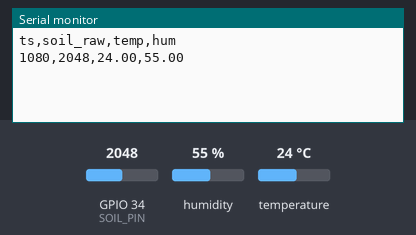
A program run on a simulated ESP32. Shown: the last lines printed to the serial monitor. The test bench sets the inputs (shaded band); at power-on: humidity 55 %, GPIO 34 (SOIL_PIN) = 2048, temperature 24 °C.

Above: at 2.2 s.
2.3 s: humidity set to 22 %
At 12.0 s:
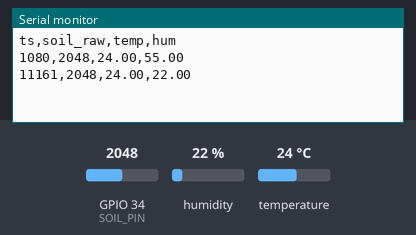
12.3 s: GPIO 34 (SOIL_PIN) set to 2866
At 22.0 s:
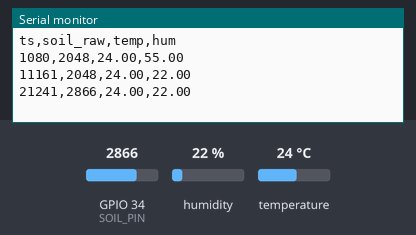
22.3 s: temperature set to 12 °C
At 32.1 s:
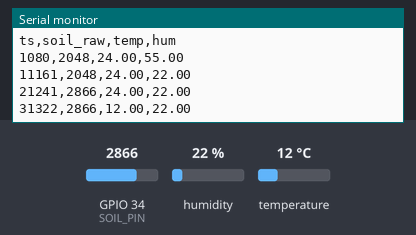
32.3 s: GPIO 34 (SOIL_PIN) set to 3603
At 41.9 s:
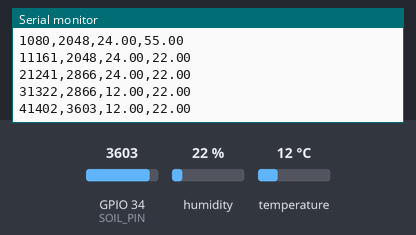
42.3 s: humidity set to 40 %
At 52.5 s:
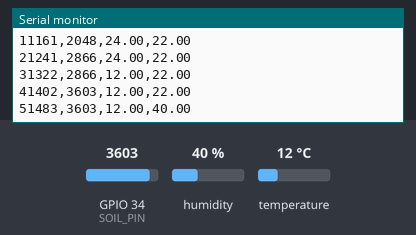
Timing chart, 0 to 53.3 s (numbered marks = the images above; inputs shaded):
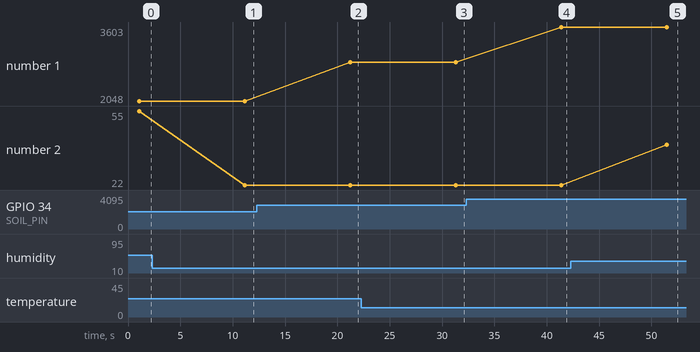

Measured:
- after the input at 2.3 s, the serial monitor: prints a new line after 8.9 s (image 1)
- after the input at 12.3 s, the serial monitor: prints a new line after 8.9 s (image 2)
- after the input at 22.3 s, the serial monitor: prints a new line after 9.0 s (image 3)
- after the input at 32.3 s, the serial monitor: prints a new line after 9.1 s (image 4)
- after the input at 42.3 s, the serial monitor: prints a new line after 9.2 s (image 5)
- plotted number 1: 2048 → 2866 after the input at 12.3 s, 2866 → 3603 after the input at 32.3 s
- plotted number 2: 55 → 22 after the input at 2.3 s, 22 → 40 after the input at 42.3 s

The program:

main.cpp
```cpp
#include <Arduino.h>ear
#include <Wire.h>
#include <Adafruit_AHTX0.h>

// Sensores: HW-390 (capacitivo GPIO34) + AHT10 (temp/hum I2C 21/22)

Adafruit_AHTX0 aht;
#define SOIL_PIN 34

void setup() {
  Serial.begin(115200);
  delay(1000);
  Wire.begin(21, 22); // AHT10: SDA=GPIO21, SCL=GPIO22
  if (!aht.begin()) {
    Serial.println("ERROR: No se encontro el AHT10.");
    while (1) delay(10);
  }
  // CSV: timestamp_rel(millis), soil_raw, temperatura, humedad_ambiental
  Serial.println("ts,soil_raw,temp,hum");
}

void loop() {                                 // Salida CSV cada 10s: soil_raw, temp, hum
  int soilRaw = analogRead(SOIL_PIN);
  sensors_event_t hum, temp;
  aht.getEvent(&hum, &temp);

  Serial.print(millis());
  Serial.print(",");
  Serial.print(soilRaw);
  Serial.print(",");
  Serial.print(temp.temperature);
  Serial.print(",");
  Serial.println(hum.relative_humidity);

  delay(10000);
}
```
